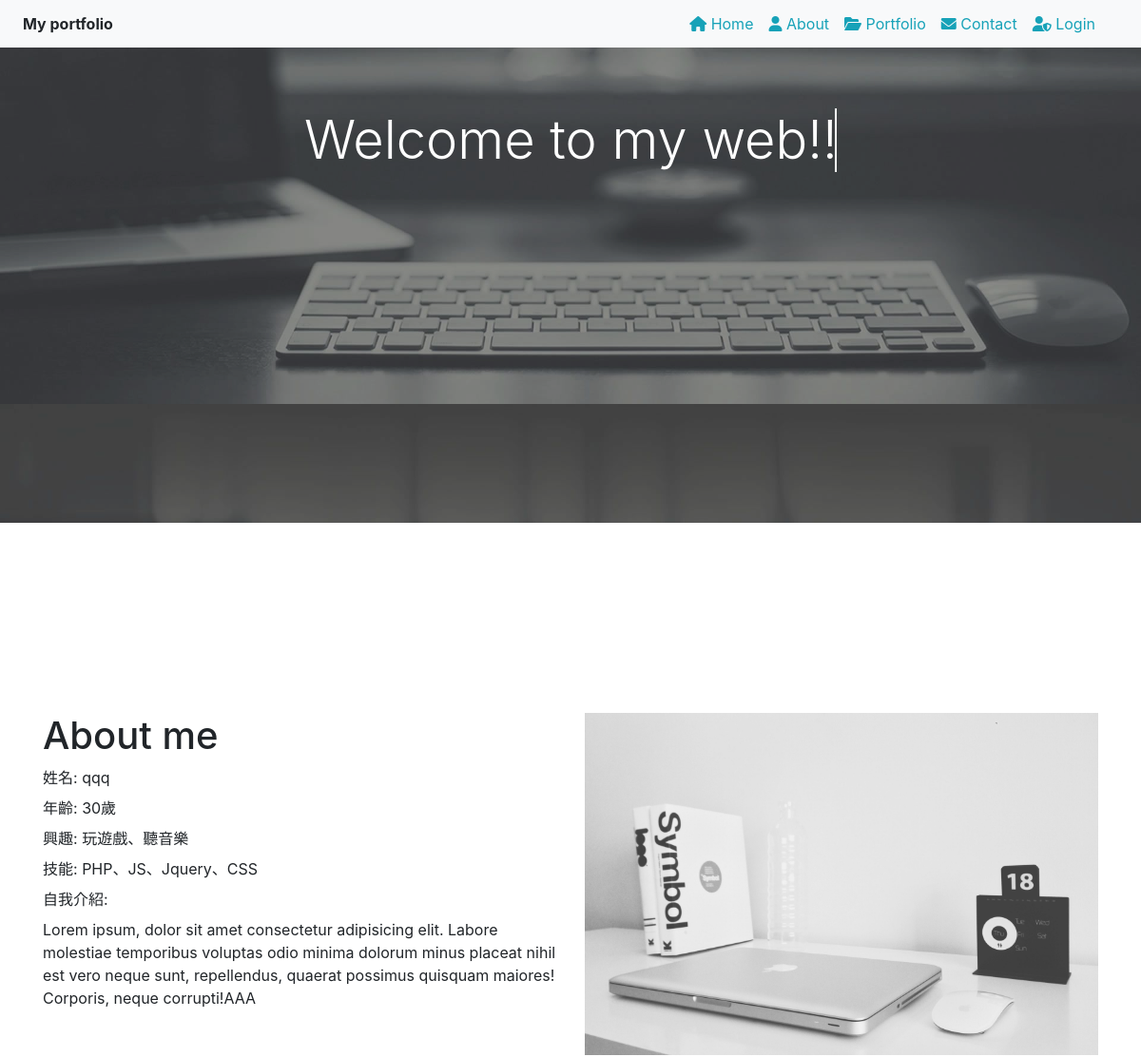
Before: / (upper part) with the older database file.
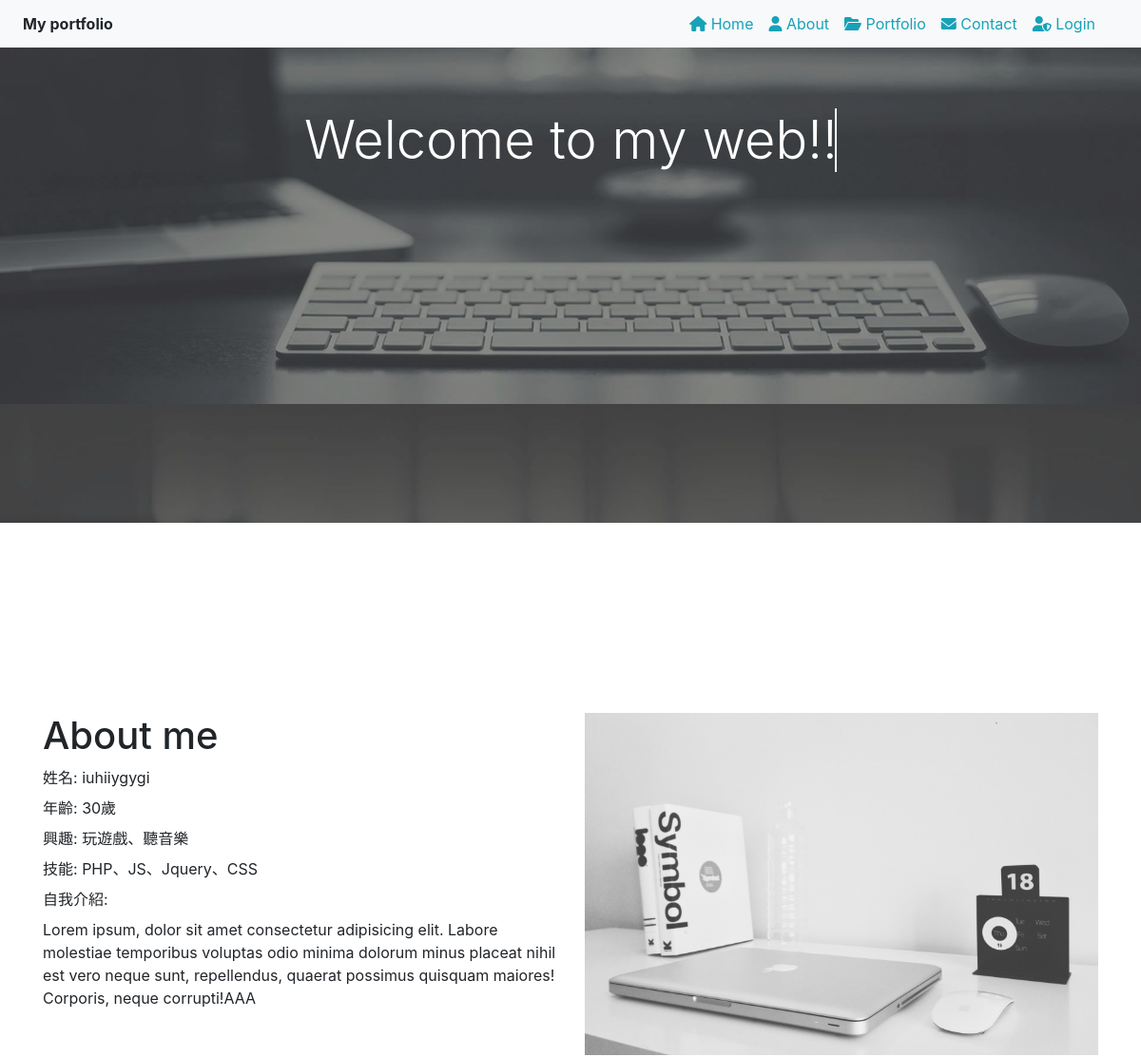
After: the same page with the newer database file.
### tables this page shows
CREATE TABLE `block` (
  `id` int(11) UNSIGNED NOT NULL,
  `name` text NOT NULL,
  `sh` int(3) NOT NULL DEFAULT 1
);

CREATE TABLE `intro` (
  `id` int(11) UNSIGNED NOT NULL,
  `name` varchar(10) NOT NULL,
  `age` varchar(10) NOT NULL,
  `hobby` varchar(100) NOT NULL,
  `skill` varchar(100) NOT NULL,
  `intro` varchar(300) NOT NULL
);

CREATE TABLE `introimg` (
  `id` int(11) UNSIGNED NOT NULL,
  `img` text NOT NULL,
  `name` text NOT NULL,
  `sh` int(3) UNSIGNED NOT NULL DEFAULT 0
);

### base.php (called while the page is built, shortened)
<?php
class DB{
    protected $dsn="mysql:host=localhost;charset=utf8;dbname=portfolio";
    protected $user="root";
    protected $pw="";
    protected $table;
    protected $pdo;
    public function __construct($table){
        $this->table=$table;
        $this->pdo=new PDO($this->dsn,$this->user,$this->pw);
    }
    public function all(...$arg){
        $sql="SELECT * FROM $this->table ";
        switch(count($arg)){
            case 1:
                if(is_array($arg[0])){
                    foreach($arg[0] as $key=>$value){
                        $tmp[]="`$key`='$value'";
                    }
                    $sql.=" WHERE " . implode(" AND ",$tmp);
                }else{
                    $sql.=$arg[0];
                }
                break;
        }
        return $this->pdo->query($sql)->fetchAll(PDO::FETCH_ASSOC);
    }
}
$Intro=new DB('intro');
$Introimg=new DB('introimg');
$Block=new DB("block");
?>

### index.php (shortened to what this page needs)
<?php
    include_once "base.php";
?>
<!DOCTYPE html>
<html lang="en">
<head>
    <link rel="stylesheet" href="https://cdn.jsdelivr.net/npm/bootstrap@4.6.1/dist/css/bootstrap.min.css"
>
    <link rel="stylesheet" href="https://cdnjs.cloudflare.com/ajax/libs/font-awesome/6.0.0-beta3/css/all.min.css"
 />
    <link rel="stylesheet" href="css/style.css">
</head>
<body>
    <?php
        include "front/navbar.php";
    ?>
    <?php
        include "front/jumbotron.php";
    ?>
    <?php
        include "front/intro.php";
    ?>
</body>
</html>

### front/navbar.php (shortened to what this page needs)
<nav class="navbar-expand-lg navbar-light bg-light clearfix fixed-top" style="min-height: 50px; line-height: 50px;">
        <div class="float-left">
            <span class="mx-4 font-weight-bold">My portfolio</span>
        </div>
        <div class="collapse navbar-collapse float-right" id="navbarNav">
            <ul class="navbar-nav">
                <li class="" style="cursor: pointer;">
                    <a class="mx-2 text-info" style="text-decoration: none;" href="#"><i class="fas fa-home"></i> Home</a>
                </li>
                <li class="" style="cursor: pointer;">
                    <a class="mx-2 text-info" style="text-decoration: none;" onclick="about()"><i class="fas fa-user"></i> About</a>
                </li>
                <li class="" style="cursor: pointer;">
                    <a class="mx-2 text-info" style="text-decoration: none;" onclick="portfolio()"><i class="fas fa-folder-open"></i> Portfolio</a>
                </li>
                <li class="" style="cursor: pointer;">
                    <a class="mx-2 text-info" style="text-decoration: none;" onclick="contact()"><i class="fas fa-envelope"></i> Contact</a>
                </li>
                <?php
                if(isset($_SESSION["user"]) && $_SESSION["user"]="admin"){
                ?>
                    <li class="" style="cursor: pointer;">
                        <a href="back/index.php" class="mx-2 text-info" style="text-decoration: none;"><i class="fas fa-hand-point-left"></i> 前往後台</a>
                    </li>
                    <li class="" style="cursor: pointer;">
                        <a href="api/logout.php" class="ml-2 mr-5 text-info" style="text-decoration: none;"><i class="fas fa-user-shield"></i> Logout</a>
                    </li>
                <?php
                }else{
                ?>
                    <li class="" style="cursor: pointer;">
                        <a href="login.php" class="ml-2 mr-5 text-info" style="text-decoration: none;"><i class="fas fa-user-shield"></i> Login</a>
                    </li>
                <?php
                }
                ?>
            </ul>
        </div>
    </nav>

### front/jumbotron.php
<div class="jumbotron jumbotron-fluid typing-txt-block anim" style="margin-top: 50px;">
        <div class="container">
          <h1 id="title" class="display-4 text-white mx-auto">Welcome to my web!!</h1>
        </div>
    </div>

### front/intro.php
<?php
    $rows=$Intro->all();
    foreach($rows as $row){
    }
    $imgs=$Introimg->all(["sh"=>1]);
    foreach($imgs as $img){}
?>
<?php
$abouts=$Block->all();
foreach($abouts as $about){
    if($about["name"]=="about" && $about["sh"]==1){
        ?>
    <div id="about" class="container" style="margin-top: 200px;">
        <div class="row">
        <div class="col-md-6 col-12">
            <h1>About me</h1>
            <div>
                <label>姓名:</label>
                <?=$row["name"];?>
            </div>
            <div>
                <label>年齡:</label>
                <?=$row["age"];?>
            </div>
            <div >
                <label>興趣:</label>
                <?=$row["hobby"];?>
            </div>
            <div >
                <label>技能:</label>
                <?=$row["skill"];?>
            </div>
            <div>
                <label>自我介紹:</label><br>
                <?=$row["intro"];?>
            </div>
        </div>
            <div class="col-md-6 col-12">
                <img src="img/<?=$img["img"];?>" width="100%">
            </div>
        </div>
    </div>
    <?php
    }else{
    }
}
?>

### css/style.css (style rules this page uses)
* { box-sizing: border-box; }
.jumbotron { background-image: url("../img/5652030.jpg"); background-size:cover; background-position: 0 -300px; min-height: 500px; opacity:0.8; }
#title { width: 10em; border-right: .05em solid; overflow: hidden; white-space: nowrap; animation: typing 3s steps(11), caret 1s steps(1) infinite; }
.typing-txt-block.anim { -webkit-animation: anim 20s ease-in-out infinite; animation: anim 20s ease-in-out infinite; }

Changed rows visible on the page:
changed intro "玩遊戲、聽音樂": name "qqq" → "iuhiiygygi"
